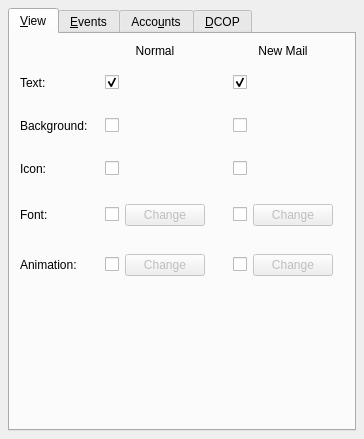
<ui version="4.0" >
 <author></author>
 <comment></comment>
 <exportmacro></exportmacro>
 <class>KornBoxCfg</class>
 <widget class="QWidget" name="KornBoxCfg" >
  <property name="geometry" >
   <rect>
    <x>0</x>
    <y>0</y>
    <width>314</width>
    <height>439</height>
   </rect>
  </property>
  <layout class="QVBoxLayout" >
   <property name="margin" >
    <number>8</number>
   </property>
   <property name="spacing" >
    <number>6</number>
   </property>
   <item>
    <widget class="QTabWidget" name="tabWidget3" >
     <widget class="QWidget" name="tabView" >
      <attribute name="title" >
       <string>&amp;View</string>
      </attribute>
      <layout class="QGridLayout" >
       <property name="margin" >
        <number>10</number>
       </property>
       <property name="spacing" >
        <number>6</number>
       </property>
       <item row="1" column="2" >
        <layout class="QHBoxLayout" >
         <property name="margin" >
          <number>11</number>
         </property>
         <property name="spacing" >
          <number>6</number>
         </property>
         <item>
          <widget class="QCheckBox" name="chNewText" >
           <property name="text" >
            <string/>
           </property>
           <property name="checked" >
            <bool>true</bool>
           </property>
          </widget>
         </item>
         <item>
          <widget class="KColorButton" name="cbNewText" />
         </item>
        </layout>
       </item>
       <item row="2" column="1" >
        <layout class="QHBoxLayout" >
         <property name="margin" >
          <number>11</number>
         </property>
         <property name="spacing" >
          <number>6</number>
         </property>
         <item>
          <widget class="QCheckBox" name="chNormalBack" >
           <property name="text" >
            <string/>
           </property>
           <property name="checked" >
            <bool>false</bool>
           </property>
          </widget>
         </item>
         <item>
          <widget class="KColorButton" name="cbNormalBack" >
           <property name="enabled" >
            <bool>false</bool>
           </property>
          </widget>
         </item>
        </layout>
       </item>
       <item row="3" column="0" >
        <widget class="QLabel" name="lbIcon" >
         <property name="text" >
          <string>Icon:</string>
         </property>
        </widget>
       </item>
       <item row="2" column="0" >
        <widget class="QLabel" name="lbBackground" >
         <property name="text" >
          <string>Background:</string>
         </property>
        </widget>
       </item>
       <item row="2" column="2" >
        <layout class="QHBoxLayout" >
         <property name="margin" >
          <number>11</number>
         </property>
         <property name="spacing" >
          <number>6</number>
         </property>
         <item>
          <widget class="QCheckBox" name="chNewBack" >
           <property name="text" >
            <string/>
           </property>
           <property name="checked" >
            <bool>false</bool>
           </property>
          </widget>
         </item>
         <item>
          <widget class="KColorButton" name="cbNewBack" >
           <property name="enabled" >
            <bool>false</bool>
           </property>
          </widget>
         </item>
        </layout>
       </item>
       <item row="0" column="1" >
        <widget class="QLabel" name="lbNormal" >
         <property name="text" >
          <string>Normal</string>
         </property>
         <property name="alignment" >
          <set>Qt::AlignCenter</set>
         </property>
        </widget>
       </item>
       <item row="3" column="2" >
        <layout class="QHBoxLayout" >
         <property name="margin" >
          <number>11</number>
         </property>
         <property name="spacing" >
          <number>6</number>
         </property>
         <item>
          <widget class="QCheckBox" name="chNewIcon" >
           <property name="text" >
            <string/>
           </property>
          </widget>
         </item>
         <item>
          <widget class="KIconButton" name="ibNewIcon" >
           <property name="enabled" >
            <bool>false</bool>
           </property>
          </widget>
         </item>
        </layout>
       </item>
       <item row="0" column="2" >
        <widget class="QLabel" name="lbNew" >
         <property name="text" >
          <string>New Mail</string>
         </property>
         <property name="alignment" >
          <set>Qt::AlignCenter</set>
         </property>
        </widget>
       </item>
       <item row="1" column="0" >
        <widget class="QLabel" name="lbText" >
         <property name="text" >
          <string>Text:</string>
         </property>
        </widget>
       </item>
       <item row="1" column="1" >
        <layout class="QHBoxLayout" >
         <property name="margin" >
          <number>11</number>
         </property>
         <property name="spacing" >
          <number>6</number>
         </property>
         <item>
          <widget class="QCheckBox" name="chNormalText" >
           <property name="text" >
            <string/>
           </property>
           <property name="checked" >
            <bool>true</bool>
           </property>
          </widget>
         </item>
         <item>
          <widget class="KColorButton" name="cbNormalText" />
         </item>
        </layout>
       </item>
       <item row="3" column="1" >
        <layout class="QHBoxLayout" >
         <property name="margin" >
          <number>11</number>
         </property>
         <property name="spacing" >
          <number>6</number>
         </property>
         <item>
          <widget class="QCheckBox" name="chNormalIcon" >
           <property name="text" >
            <string/>
           </property>
          </widget>
         </item>
         <item>
          <widget class="KIconButton" name="ibNormalIcon" >
           <property name="enabled" >
            <bool>false</bool>
           </property>
          </widget>
         </item>
        </layout>
       </item>
       <item row="6" column="1" >
        <spacer>
         <property name="orientation" >
          <enum>Qt::Vertical</enum>
         </property>
         <property name="sizeType" >
          <enum>QSizePolicy::Expanding</enum>
         </property>
         <property name="sizeHint" >
          <size>
           <width>41</width>
           <height>160</height>
          </size>
         </property>
        </spacer>
       </item>
       <item row="5" column="1" >
        <layout class="QHBoxLayout" >
         <property name="margin" >
          <number>11</number>
         </property>
         <property name="spacing" >
          <number>6</number>
         </property>
         <item>
          <widget class="QCheckBox" name="chNormalAnim" >
           <property name="text" >
            <string/>
           </property>
          </widget>
         </item>
         <item>
          <widget class="QPushButton" name="pbNormalAnim" >
           <property name="enabled" >
            <bool>false</bool>
           </property>
           <property name="text" >
            <string>Change</string>
           </property>
          </widget>
         </item>
        </layout>
       </item>
       <item row="5" column="2" >
        <layout class="QHBoxLayout" >
         <property name="margin" >
          <number>11</number>
         </property>
         <property name="spacing" >
          <number>6</number>
         </property>
         <item>
          <widget class="QCheckBox" name="chNewAnim" >
           <property name="text" >
            <string/>
           </property>
          </widget>
         </item>
         <item>
          <widget class="QPushButton" name="pbNewAnim" >
           <property name="enabled" >
            <bool>false</bool>
           </property>
           <property name="text" >
            <string>Change</string>
           </property>
          </widget>
         </item>
        </layout>
       </item>
       <item row="5" column="0" >
        <widget class="QLabel" name="lbAnimation" >
         <property name="text" >
          <string>Animation:</string>
         </property>
        </widget>
       </item>
       <item row="4" column="0" >
        <widget class="QLabel" name="lbFont" >
         <property name="text" >
          <string>Font:</string>
         </property>
        </widget>
       </item>
       <item row="4" column="2" >
        <layout class="QHBoxLayout" >
         <property name="margin" >
          <number>11</number>
         </property>
         <property name="spacing" >
          <number>6</number>
         </property>
         <item>
          <widget class="QCheckBox" name="chNewFont" >
           <property name="text" >
            <string/>
           </property>
          </widget>
         </item>
         <item>
          <widget class="QPushButton" name="pbNewFont" >
           <property name="enabled" >
            <bool>false</bool>
           </property>
           <property name="text" >
            <string>Change</string>
           </property>
          </widget>
         </item>
        </layout>
       </item>
       <item row="4" column="1" >
        <layout class="QHBoxLayout" >
         <property name="margin" >
          <number>11</number>
         </property>
         <property name="spacing" >
          <number>6</number>
         </property>
         <item>
          <widget class="QCheckBox" name="chNormalFont" >
           <property name="text" >
            <string/>
           </property>
          </widget>
         </item>
         <item>
          <widget class="QPushButton" name="pbNormalFont" >
           <property name="enabled" >
            <bool>false</bool>
           </property>
           <property name="text" >
            <string>Change</string>
           </property>
          </widget>
         </item>
        </layout>
       </item>
      </layout>
     </widget>
     <widget class="QWidget" name="tabEvents" >
      <attribute name="title" >
       <string>&amp;Events</string>
      </attribute>
      <layout class="QVBoxLayout" >
       <property name="margin" >
        <number>8</number>
       </property>
       <property name="spacing" >
        <number>6</number>
       </property>
       <item>
        <layout class="QGridLayout" >
         <property name="margin" >
          <number>0</number>
         </property>
         <property name="spacing" >
          <number>6</number>
         </property>
         <item row="5" column="0" >
          <widget class="QLabel" name="lbRun" >
           <property name="text" >
            <string>Run command:</string>
           </property>
          </widget>
         </item>
         <item row="3" column="1" >
          <layout class="QHBoxLayout" >
           <property name="margin" >
            <number>0</number>
           </property>
           <property name="spacing" >
            <number>6</number>
           </property>
           <item>
            <spacer>
             <property name="orientation" >
              <enum>Qt::Horizontal</enum>
             </property>
             <property name="sizeType" >
              <enum>QSizePolicy::Expanding</enum>
             </property>
             <property name="sizeHint" >
              <size>
               <width>21</width>
               <height>20</height>
              </size>
             </property>
            </spacer>
           </item>
           <item>
            <widget class="QCheckBox" name="chLeftReset" >
             <property name="text" >
              <string/>
             </property>
            </widget>
           </item>
           <item>
            <spacer>
             <property name="orientation" >
              <enum>Qt::Horizontal</enum>
             </property>
             <property name="sizeType" >
              <enum>QSizePolicy::Expanding</enum>
             </property>
             <property name="sizeHint" >
              <size>
               <width>21</width>
               <height>21</height>
              </size>
             </property>
            </spacer>
           </item>
          </layout>
         </item>
         <item row="3" column="3" >
          <layout class="QHBoxLayout" >
           <property name="margin" >
            <number>0</number>
           </property>
           <property name="spacing" >
            <number>6</number>
           </property>
           <item>
            <spacer>
             <property name="orientation" >
              <enum>Qt::Horizontal</enum>
             </property>
             <property name="sizeType" >
              <enum>QSizePolicy::Expanding</enum>
             </property>
             <property name="sizeHint" >
              <size>
               <width>21</width>
               <height>20</height>
              </size>
             </property>
            </spacer>
           </item>
           <item>
            <widget class="QCheckBox" name="chRightReset" >
             <property name="text" >
              <string/>
             </property>
            </widget>
           </item>
           <item>
            <spacer>
             <property name="orientation" >
              <enum>Qt::Horizontal</enum>
             </property>
             <property name="sizeType" >
              <enum>QSizePolicy::Expanding</enum>
             </property>
             <property name="sizeHint" >
              <size>
               <width>21</width>
               <height>21</height>
              </size>
             </property>
            </spacer>
           </item>
          </layout>
         </item>
         <item row="5" column="1" >
          <layout class="QHBoxLayout" >
           <property name="margin" >
            <number>0</number>
           </property>
           <property name="spacing" >
            <number>6</number>
           </property>
           <item>
            <spacer>
             <property name="orientation" >
              <enum>Qt::Horizontal</enum>
             </property>
             <property name="sizeType" >
              <enum>QSizePolicy::Expanding</enum>
             </property>
             <property name="sizeHint" >
              <size>
               <width>21</width>
               <height>20</height>
              </size>
             </property>
            </spacer>
           </item>
           <item>
            <widget class="QCheckBox" name="chLeftRun" >
             <property name="text" >
              <string/>
             </property>
            </widget>
           </item>
           <item>
            <spacer>
             <property name="orientation" >
              <enum>Qt::Horizontal</enum>
             </property>
             <property name="sizeType" >
              <enum>QSizePolicy::Expanding</enum>
             </property>
             <property name="sizeHint" >
              <size>
               <width>21</width>
               <height>21</height>
              </size>
             </property>
            </spacer>
           </item>
          </layout>
         </item>
         <item row="2" column="1" >
          <layout class="QHBoxLayout" >
           <property name="margin" >
            <number>0</number>
           </property>
           <property name="spacing" >
            <number>6</number>
           </property>
           <item>
            <spacer>
             <property name="orientation" >
              <enum>Qt::Horizontal</enum>
             </property>
             <property name="sizeType" >
              <enum>QSizePolicy::Expanding</enum>
             </property>
             <property name="sizeHint" >
              <size>
               <width>21</width>
               <height>20</height>
              </size>
             </property>
            </spacer>
           </item>
           <item>
            <widget class="QCheckBox" name="chLeftRecheck" >
             <property name="text" >
              <string/>
             </property>
            </widget>
           </item>
           <item>
            <spacer>
             <property name="orientation" >
              <enum>Qt::Horizontal</enum>
             </property>
             <property name="sizeType" >
              <enum>QSizePolicy::Expanding</enum>
             </property>
             <property name="sizeHint" >
              <size>
               <width>21</width>
               <height>21</height>
              </size>
             </property>
            </spacer>
           </item>
          </layout>
         </item>
         <item row="1" column="1" >
          <widget class="QLabel" name="lbLeft" >
           <property name="text" >
            <string>Left</string>
           </property>
           <property name="alignment" >
            <set>Qt::AlignCenter</set>
           </property>
          </widget>
         </item>
         <item row="2" column="2" >
          <layout class="QHBoxLayout" >
           <property name="margin" >
            <number>0</number>
           </property>
           <property name="spacing" >
            <number>6</number>
           </property>
           <item>
            <spacer>
             <property name="orientation" >
              <enum>Qt::Horizontal</enum>
             </property>
             <property name="sizeType" >
              <enum>QSizePolicy::Expanding</enum>
             </property>
             <property name="sizeHint" >
              <size>
               <width>21</width>
               <height>20</height>
              </size>
             </property>
            </spacer>
           </item>
           <item>
            <widget class="QCheckBox" name="chMiddleRecheck" >
             <property name="text" >
              <string/>
             </property>
            </widget>
           </item>
           <item>
            <spacer>
             <property name="orientation" >
              <enum>Qt::Horizontal</enum>
             </property>
             <property name="sizeType" >
              <enum>QSizePolicy::Expanding</enum>
             </property>
             <property name="sizeHint" >
              <size>
               <width>21</width>
               <height>21</height>
              </size>
             </property>
            </spacer>
           </item>
          </layout>
         </item>
         <item row="1" column="2" >
          <widget class="QLabel" name="lbMiddle" >
           <property name="text" >
            <string>Middle</string>
           </property>
           <property name="alignment" >
            <set>Qt::AlignCenter</set>
           </property>
          </widget>
         </item>
         <item row="6" column="1" >
          <layout class="QHBoxLayout" >
           <property name="margin" >
            <number>0</number>
           </property>
           <property name="spacing" >
            <number>6</number>
           </property>
           <item>
            <spacer>
             <property name="orientation" >
              <enum>Qt::Horizontal</enum>
             </property>
             <property name="sizeType" >
              <enum>QSizePolicy::Expanding</enum>
             </property>
             <property name="sizeHint" >
              <size>
               <width>21</width>
               <height>20</height>
              </size>
             </property>
            </spacer>
           </item>
           <item>
            <widget class="QCheckBox" name="chLeftPopup" >
             <property name="text" >
              <string/>
             </property>
            </widget>
           </item>
           <item>
            <spacer>
             <property name="orientation" >
              <enum>Qt::Horizontal</enum>
             </property>
             <property name="sizeType" >
              <enum>QSizePolicy::Expanding</enum>
             </property>
             <property name="sizeHint" >
              <size>
               <width>21</width>
               <height>21</height>
              </size>
             </property>
            </spacer>
           </item>
          </layout>
         </item>
         <item row="5" column="2" >
          <layout class="QHBoxLayout" >
           <property name="margin" >
            <number>0</number>
           </property>
           <property name="spacing" >
            <number>6</number>
           </property>
           <item>
            <spacer>
             <property name="orientation" >
              <enum>Qt::Horizontal</enum>
             </property>
             <property name="sizeType" >
              <enum>QSizePolicy::Expanding</enum>
             </property>
             <property name="sizeHint" >
              <size>
               <width>21</width>
               <height>20</height>
              </size>
             </property>
            </spacer>
           </item>
           <item>
            <widget class="QCheckBox" name="chMiddleRun" >
             <property name="text" >
              <string/>
             </property>
            </widget>
           </item>
           <item>
            <spacer>
             <property name="orientation" >
              <enum>Qt::Horizontal</enum>
             </property>
             <property name="sizeType" >
              <enum>QSizePolicy::Expanding</enum>
             </property>
             <property name="sizeHint" >
              <size>
               <width>21</width>
               <height>21</height>
              </size>
             </property>
            </spacer>
           </item>
          </layout>
         </item>
         <item row="4" column="1" >
          <layout class="QHBoxLayout" >
           <property name="margin" >
            <number>0</number>
           </property>
           <property name="spacing" >
            <number>6</number>
           </property>
           <item>
            <spacer>
             <property name="orientation" >
              <enum>Qt::Horizontal</enum>
             </property>
             <property name="sizeType" >
              <enum>QSizePolicy::Expanding</enum>
             </property>
             <property name="sizeHint" >
              <size>
               <width>21</width>
               <height>20</height>
              </size>
             </property>
            </spacer>
           </item>
           <item>
            <widget class="QCheckBox" name="chLeftView" >
             <property name="text" >
              <string/>
             </property>
            </widget>
           </item>
           <item>
            <spacer>
             <property name="orientation" >
              <enum>Qt::Horizontal</enum>
             </property>
             <property name="sizeType" >
              <enum>QSizePolicy::Expanding</enum>
             </property>
             <property name="sizeHint" >
              <size>
               <width>21</width>
               <height>21</height>
              </size>
             </property>
            </spacer>
           </item>
          </layout>
         </item>
         <item row="1" column="3" >
          <widget class="QLabel" name="lbRight" >
           <property name="text" >
            <string>Right</string>
           </property>
           <property name="alignment" >
            <set>Qt::AlignCenter</set>
           </property>
          </widget>
         </item>
         <item row="6" column="0" >
          <widget class="QLabel" name="lbPopup" >
           <property name="text" >
            <string>Popup:</string>
           </property>
          </widget>
         </item>
         <item row="3" column="0" >
          <widget class="QLabel" name="lbReset" >
           <property name="text" >
            <string>Reset counter:</string>
           </property>
          </widget>
         </item>
         <item row="2" column="3" >
          <layout class="QHBoxLayout" >
           <property name="margin" >
            <number>0</number>
           </property>
           <property name="spacing" >
            <number>6</number>
           </property>
           <item>
            <spacer>
             <property name="orientation" >
              <enum>Qt::Horizontal</enum>
             </property>
             <property name="sizeType" >
              <enum>QSizePolicy::Expanding</enum>
             </property>
             <property name="sizeHint" >
              <size>
               <width>21</width>
               <height>20</height>
              </size>
             </property>
            </spacer>
           </item>
           <item>
            <widget class="QCheckBox" name="chRightRecheck" >
             <property name="text" >
              <string/>
             </property>
            </widget>
           </item>
           <item>
            <spacer>
             <property name="orientation" >
              <enum>Qt::Horizontal</enum>
             </property>
             <property name="sizeType" >
              <enum>QSizePolicy::Expanding</enum>
             </property>
             <property name="sizeHint" >
              <size>
               <width>21</width>
               <height>21</height>
              </size>
             </property>
            </spacer>
           </item>
          </layout>
         </item>
         <item row="5" column="3" >
          <layout class="QHBoxLayout" >
           <property name="margin" >
            <number>0</number>
           </property>
           <property name="spacing" >
            <number>6</number>
           </property>
           <item>
            <spacer>
             <property name="orientation" >
              <enum>Qt::Horizontal</enum>
             </property>
             <property name="sizeType" >
              <enum>QSizePolicy::Expanding</enum>
             </property>
             <property name="sizeHint" >
              <size>
               <width>21</width>
               <height>20</height>
              </size>
             </property>
            </spacer>
           </item>
           <item>
            <widget class="QCheckBox" name="chRightRun" >
             <property name="text" >
              <string/>
             </property>
            </widget>
           </item>
           <item>
            <spacer>
             <property name="orientation" >
              <enum>Qt::Horizontal</enum>
             </property>
             <property name="sizeType" >
              <enum>QSizePolicy::Expanding</enum>
             </property>
             <property name="sizeHint" >
              <size>
               <width>21</width>
               <height>21</height>
              </size>
             </property>
            </spacer>
           </item>
          </layout>
         </item>
         <item row="0" column="1" colspan="3" >
          <widget class="QLabel" name="lbMouseButton" >
           <property name="text" >
            <string>Mousebutton</string>
           </property>
           <property name="alignment" >
            <set>Qt::AlignCenter</set>
           </property>
          </widget>
         </item>
         <item row="4" column="3" >
          <layout class="QHBoxLayout" >
           <property name="margin" >
            <number>0</number>
           </property>
           <property name="spacing" >
            <number>6</number>
           </property>
           <item>
            <spacer>
             <property name="orientation" >
              <enum>Qt::Horizontal</enum>
             </property>
             <property name="sizeType" >
              <enum>QSizePolicy::Expanding</enum>
             </property>
             <property name="sizeHint" >
              <size>
               <width>21</width>
               <height>20</height>
              </size>
             </property>
            </spacer>
           </item>
           <item>
            <widget class="QCheckBox" name="chRightView" >
             <property name="text" >
              <string/>
             </property>
            </widget>
           </item>
           <item>
            <spacer>
             <property name="orientation" >
              <enum>Qt::Horizontal</enum>
             </property>
             <property name="sizeType" >
              <enum>QSizePolicy::Expanding</enum>
             </property>
             <property name="sizeHint" >
              <size>
               <width>21</width>
               <height>21</height>
              </size>
             </property>
            </spacer>
           </item>
          </layout>
         </item>
         <item row="4" column="2" >
          <layout class="QHBoxLayout" >
           <property name="margin" >
            <number>0</number>
           </property>
           <property name="spacing" >
            <number>6</number>
           </property>
           <item>
            <spacer>
             <property name="orientation" >
              <enum>Qt::Horizontal</enum>
             </property>
             <property name="sizeType" >
              <enum>QSizePolicy::Expanding</enum>
             </property>
             <property name="sizeHint" >
              <size>
               <width>21</width>
               <height>20</height>
              </size>
             </property>
            </spacer>
           </item>
           <item>
            <widget class="QCheckBox" name="chMiddleView" >
             <property name="text" >
              <string/>
             </property>
            </widget>
           </item>
           <item>
            <spacer>
             <property name="orientation" >
              <enum>Qt::Horizontal</enum>
             </property>
             <property name="sizeType" >
              <enum>QSizePolicy::Expanding</enum>
             </property>
             <property name="sizeHint" >
              <size>
               <width>21</width>
               <height>21</height>
              </size>
             </property>
            </spacer>
           </item>
          </layout>
         </item>
         <item row="6" column="3" >
          <layout class="QHBoxLayout" >
           <property name="margin" >
            <number>0</number>
           </property>
           <property name="spacing" >
            <number>6</number>
           </property>
           <item>
            <spacer>
             <property name="orientation" >
              <enum>Qt::Horizontal</enum>
             </property>
             <property name="sizeType" >
              <enum>QSizePolicy::Expanding</enum>
             </property>
             <property name="sizeHint" >
              <size>
               <width>21</width>
               <height>20</height>
              </size>
             </property>
            </spacer>
           </item>
           <item>
            <widget class="QCheckBox" name="chRightPopup" >
             <property name="text" >
              <string/>
             </property>
            </widget>
           </item>
           <item>
            <spacer>
             <property name="orientation" >
              <enum>Qt::Horizontal</enum>
             </property>
             <property name="sizeType" >
              <enum>QSizePolicy::Expanding</enum>
             </property>
             <property name="sizeHint" >
              <size>
               <width>21</width>
               <height>21</height>
              </size>
             </property>
            </spacer>
           </item>
          </layout>
         </item>
         <item row="6" column="2" >
          <layout class="QHBoxLayout" >
           <property name="margin" >
            <number>0</number>
           </property>
           <property name="spacing" >
            <number>6</number>
           </property>
           <item>
            <spacer>
             <property name="orientation" >
              <enum>Qt::Horizontal</enum>
             </property>
             <property name="sizeType" >
              <enum>QSizePolicy::Expanding</enum>
             </property>
             <property name="sizeHint" >
              <size>
               <width>21</width>
               <height>20</height>
              </size>
             </property>
            </spacer>
           </item>
           <item>
            <widget class="QCheckBox" name="chMiddlePopup" >
             <property name="text" >
              <string/>
             </property>
            </widget>
           </item>
           <item>
            <spacer>
             <property name="orientation" >
              <enum>Qt::Horizontal</enum>
             </property>
             <property name="sizeType" >
              <enum>QSizePolicy::Expanding</enum>
             </property>
             <property name="sizeHint" >
              <size>
               <width>21</width>
               <height>21</height>
              </size>
             </property>
            </spacer>
           </item>
          </layout>
         </item>
         <item row="3" column="2" >
          <layout class="QHBoxLayout" >
           <property name="margin" >
            <number>0</number>
           </property>
           <property name="spacing" >
            <number>6</number>
           </property>
           <item>
            <spacer>
             <property name="orientation" >
              <enum>Qt::Horizontal</enum>
             </property>
             <property name="sizeType" >
              <enum>QSizePolicy::Expanding</enum>
             </property>
             <property name="sizeHint" >
              <size>
               <width>21</width>
               <height>20</height>
              </size>
             </property>
            </spacer>
           </item>
           <item>
            <widget class="QCheckBox" name="chMiddleReset" >
             <property name="text" >
              <string/>
             </property>
            </widget>
           </item>
           <item>
            <spacer>
             <property name="orientation" >
              <enum>Qt::Horizontal</enum>
             </property>
             <property name="sizeType" >
              <enum>QSizePolicy::Expanding</enum>
             </property>
             <property name="sizeHint" >
              <size>
               <width>21</width>
               <height>21</height>
              </size>
             </property>
            </spacer>
           </item>
          </layout>
         </item>
         <item row="2" column="0" >
          <widget class="QLabel" name="lbRecheck" >
           <property name="text" >
            <string>Recheck:</string>
           </property>
          </widget>
         </item>
         <item row="4" column="0" >
          <widget class="QLabel" name="lbView" >
           <property name="text" >
            <string>View emails:</string>
           </property>
          </widget>
         </item>
        </layout>
       </item>
       <item>
        <layout class="QHBoxLayout" >
         <property name="margin" >
          <number>11</number>
         </property>
         <property name="spacing" >
          <number>6</number>
         </property>
         <item>
          <widget class="QLabel" name="lbCommand" >
           <property name="text" >
            <string>Co&amp;mmand:</string>
           </property>
           <property name="buddy" >
            <cstring>edCommand</cstring>
           </property>
          </widget>
         </item>
         <item>
          <widget class="KURLRequester" name="edCommand" >
           <property name="enabled" >
            <bool>true</bool>
           </property>
          </widget>
         </item>
        </layout>
       </item>
       <item>
        <widget class="QGroupBox" name="gbNewMail" >
         <property name="title" >
          <string>On &amp;New Mail</string>
         </property>
         <layout class="QVBoxLayout" >
          <property name="margin" >
           <number>8</number>
          </property>
          <property name="spacing" >
           <number>6</number>
          </property>
          <item>
           <layout class="QGridLayout" >
            <property name="margin" >
             <number>11</number>
            </property>
            <property name="spacing" >
             <number>6</number>
            </property>
            <item row="0" column="1" >
             <widget class="KURLRequester" name="edNewRun" />
            </item>
            <item row="0" column="0" >
             <widget class="QLabel" name="lbNewRun" >
              <property name="text" >
               <string>&amp;Run command:</string>
              </property>
              <property name="buddy" >
               <cstring>edNewRun</cstring>
              </property>
             </widget>
            </item>
            <item row="1" column="1" >
             <widget class="KURLRequester" name="edPlaySound" />
            </item>
            <item row="1" column="0" >
             <widget class="QLabel" name="lbPlaySound" >
              <property name="text" >
               <string>Play &amp;sound:</string>
              </property>
              <property name="buddy" >
               <cstring>edPlaySound</cstring>
              </property>
             </widget>
            </item>
           </layout>
          </item>
          <item>
           <widget class="QCheckBox" name="chShowPassive" >
            <property name="text" >
             <string>Show &amp;passive popup</string>
            </property>
           </widget>
          </item>
          <item>
           <widget class="QCheckBox" name="chPassiveDate" >
            <property name="enabled" >
             <bool>false</bool>
            </property>
            <property name="text" >
             <string>Add da&amp;te to passive popup</string>
            </property>
           </widget>
          </item>
         </layout>
        </widget>
       </item>
      </layout>
     </widget>
     <widget class="QWidget" name="tabAccounts" >
      <attribute name="title" >
       <string>Acco&amp;unts</string>
      </attribute>
      <layout class="QVBoxLayout" >
       <property name="margin" >
        <number>10</number>
       </property>
       <property name="spacing" >
        <number>6</number>
       </property>
       <item>
        <widget class="KEditListBoxManager" name="elbAccounts" />
       </item>
       <item>
        <widget class="QPushButton" name="pbEdit" >
         <property name="text" >
          <string>E&amp;dit</string>
         </property>
        </widget>
       </item>
      </layout>
     </widget>
     <widget class="QWidget" name="tabDCOP" >
      <attribute name="title" >
       <string>&amp;DCOP</string>
      </attribute>
      <layout class="QVBoxLayout" >
       <property name="margin" >
        <number>10</number>
       </property>
       <property name="spacing" >
        <number>6</number>
       </property>
       <item>
        <widget class="KEditListBox" name="elbDCOP" >
         <property name="toolTip" >
          <string>The names of DCOP-objects by this box. DCOP-objects let other programs add 'virtual' emails to the box.</string>
         </property>
        </widget>
       </item>
      </layout>
     </widget>
    </widget>
   </item>
  </layout>
 </widget>
 <layoutdefault spacing="6" margin="11" />
 <pixmapfunction></pixmapfunction>
 <customwidgets>
  <customwidget>
   <class>KIconButton</class>
   <extends>QWidget</extends>
   <header>kicondialog.h</header>
   <container>1</container>
   <pixmap></pixmap>
  </customwidget>
  <customwidget>
   <class>KURLRequester</class>
   <extends>QWidget</extends>
   <header>kurlrequester.h</header>
   <container>1</container>
   <pixmap></pixmap>
  </customwidget>
  <customwidget>
   <class>Q3ListBox</class>
   <extends></extends>
   <header>q3listbox.h</header>
   <container>0</container>
   <pixmap></pixmap>
  </customwidget>
  <customwidget>
   <class>KEditListBoxManager</class>
   <extends></extends>
   <header>keditlistboxman.h</header>
   <container>0</container>
   <pixmap></pixmap>
  </customwidget>
  <customwidget>
   <class>KColorButton</class>
   <extends>QWidget</extends>
   <header>kcolorbutton.h</header>
   <container>1</container>
   <pixmap></pixmap>
  </customwidget>
  <customwidget>
   <class>KEditListBox</class>
   <extends>Q3ListBox</extends>
   <header>keditlistbox.h</header>
   <container>0</container>
   <pixmap></pixmap>
  </customwidget>
 </customwidgets>
 <tabstops>
  <tabstop>tabWidget3</tabstop>
  <tabstop>chNormalText</tabstop>
  <tabstop>cbNormalText</tabstop>
  <tabstop>chNewText</tabstop>
  <tabstop>cbNewText</tabstop>
  <tabstop>chNormalBack</tabstop>
  <tabstop>cbNormalBack</tabstop>
  <tabstop>chNewBack</tabstop>
  <tabstop>cbNewBack</tabstop>
  <tabstop>chNormalIcon</tabstop>
  <tabstop>ibNormalIcon</tabstop>
  <tabstop>chNewIcon</tabstop>
  <tabstop>ibNewIcon</tabstop>
  <tabstop>chNormalFont</tabstop>
  <tabstop>pbNormalFont</tabstop>
  <tabstop>chNewFont</tabstop>
  <tabstop>pbNewFont</tabstop>
  <tabstop>chNormalAnim</tabstop>
  <tabstop>pbNormalAnim</tabstop>
  <tabstop>chNewAnim</tabstop>
  <tabstop>pbNewAnim</tabstop>
  <tabstop>chLeftRecheck</tabstop>
  <tabstop>chMiddleRecheck</tabstop>
  <tabstop>chRightRecheck</tabstop>
  <tabstop>chLeftReset</tabstop>
  <tabstop>chMiddleReset</tabstop>
  <tabstop>chRightReset</tabstop>
  <tabstop>chLeftView</tabstop>
  <tabstop>chMiddleView</tabstop>
  <tabstop>chRightView</tabstop>
  <tabstop>chLeftRun</tabstop>
  <tabstop>chMiddleRun</tabstop>
  <tabstop>chRightRun</tabstop>
  <tabstop>chLeftPopup</tabstop>
  <tabstop>chMiddlePopup</tabstop>
  <tabstop>chRightPopup</tabstop>
  <tabstop>edCommand</tabstop>
  <tabstop>edNewRun</tabstop>
  <tabstop>edPlaySound</tabstop>
  <tabstop>chShowPassive</tabstop>
  <tabstop>chPassiveDate</tabstop>
  <tabstop>pbEdit</tabstop>
 </tabstops>
 <resources/>
 <connections/>
</ui>
